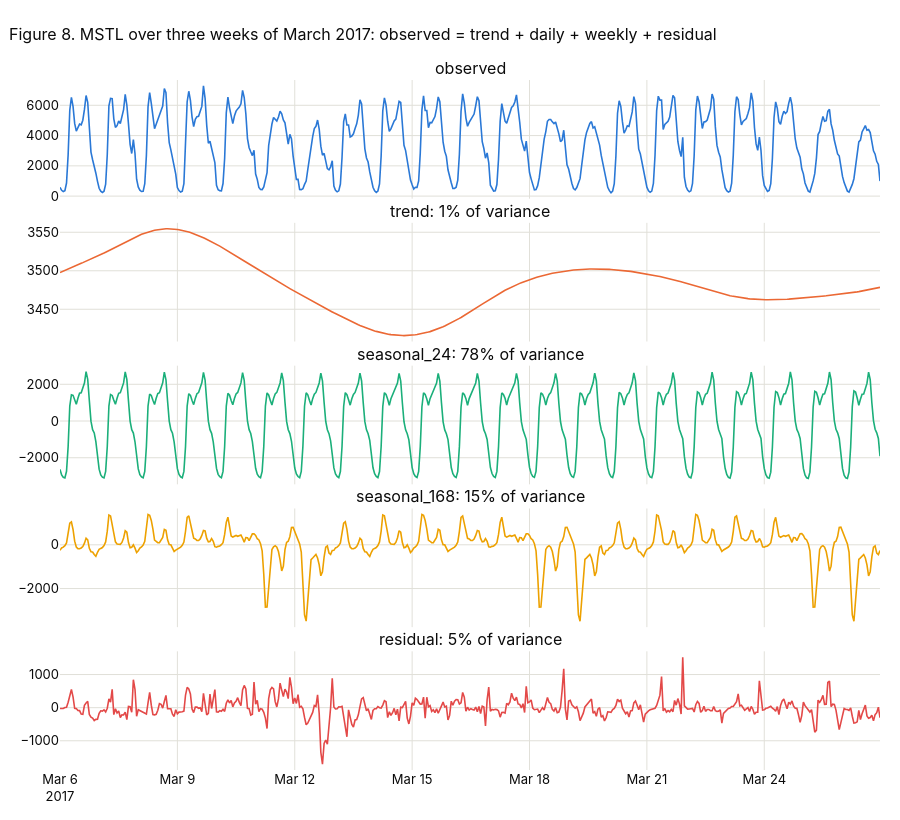

Notebook code for this chart:
### Code cell
recent = components.loc["2017-03-06":"2017-03-26"]   # three full weeks (Monday to Sunday) inside train
fig = make_subplots(rows=len(recent.columns), cols=1, shared_xaxes=True, vertical_spacing=0.035,
                    subplot_titles=[c + (f": {var_share[c]:.0f}% of variance" if c in var_share else "") for c in recent.columns])
for i, (c, color) in enumerate(zip(recent.columns, [BLUE, ORANGE, AQUA, YELLOW, RED]), start=1):
    fig.add_trace(go.Scatter(x=recent.index, y=recent[c], mode="lines", line=dict(color=color, width=1.6), showlegend=False,
                             hovertemplate="%{x|%a %d/%m %H:%M}: %{y:,.0f}<extra>" + c + "</extra>"), row=i, col=1)
show_fig(fig, "MSTL over three weeks of March 2017: observed = trend + daily + weekly + residual", "ts_mstl", height=820)

### Figure 1 — Plotly figure (JSON) as saved in the notebook; plotly's stock layout.template omitted (floating-point values rounded to 4 significant figures; data arrays with more than 128 entries replaced by an {"elided": "..."} marker saying what was removed)
{"data": [{"hovertemplate": "%{x|%a %d/%m %H:%M}: %{y:,.0f}<extra>observed</extra>", "line": {"color": "#2a78d6", "width": 1.6}, "mode": "lines", "showlegend": false, "type": "scatter", "x": {"elided": "504 str values"}, "xaxis": "x", "y": {"elided": "504 float values"}, "yaxis": "y"}, {"hovertemplate": "%{x|%a %d/%m %H:%M}: %{y:,.0f}<extra>trend</extra>", "line": {"color": "#eb6834", "width": 1.6}, "mode": "lines", "showlegend": false, "type": "scatter", "x": {"elided": "504 str values"}, "xaxis": "x2", "y": {"elided": "504 float values"}, "yaxis": "y2"}, {"hovertemplate": "%{x|%a %d/%m %H:%M}: %{y:,.0f}<extra>seasonal_24</extra>", "line": {"color": "#1baf7a", "width": 1.6}, "mode": "lines", "showlegend": false, "type": "scatter", "x": {"elided": "504 str values"}, "xaxis": "x3", "y": {"elided": "504 float values"}, "yaxis": "y3"}, {"hovertemplate": "%{x|%a %d/%m %H:%M}: %{y:,.0f}<extra>seasonal_168</extra>", "line": {"color": "#eda100", "width": 1.6}, "mode": "lines", "showlegend": false, "type": "scatter", "x": {"elided": "504 str values"}, "xaxis": "x4", "y": {"elided": "504 float values"}, "yaxis": "y4"}, {"hovertemplate": "%{x|%a %d/%m %H:%M}: %{y:,.0f}<extra>residual</extra>", "line": {"color": "#e34948", "width": 1.6}, "mode": "lines", "showlegend": false, "type": "scatter", "x": {"elided": "504 str values"}, "xaxis": "x5", "y": {"elided": "504 float values"}, "yaxis": "y5"}], "layout": {"annotations": [{"font": {"size": 16}, "showarrow": false, "text": "observed", "x": 0.5, "xanchor": "center", "xref": "paper", "y": 1.0, "yanchor": "bottom", "yref": "paper"}, {"font": {"size": 16}, "showarrow": false, "text": "trend: 1% of variance", "x": 0.5, "xanchor": "center", "xref": "paper", "y": 0.793, "yanchor": "bottom", "yref": "paper"}, {"font": {"size": 16}, "showarrow": false, "text": "seasonal_24: 78% of variance", "x": 0.5, "xanchor": "center", "xref": "paper", "y": 0.586, "yanchor": "bottom", "yref": "paper"}, {"font": {"size": 16}, "showarrow": false, "text": "seasonal_168: 15% of variance", "x": 0.5, "xanchor": "center", "xref": "paper", "y": 0.379, "yanchor": "bottom", "yref": "paper"}, {"font": {"size": 16}, "showarrow": false, "text": "residual: 5% of variance", "x": 0.5, "xanchor": "center", "xref": "paper", "y": 0.172, "yanchor": "bottom", "yref": "paper"}], "height": 820, "meta": {"name": "ts_mstl"}, "title": {"text": "Figure 8. MSTL over three weeks of March 2017: observed = trend + daily + weekly + residual"}, "xaxis": {"anchor": "y", "domain": [0.0, 1.0], "matches": "x5", "showticklabels": false}, "xaxis2": {"anchor": "y2", "domain": [0.0, 1.0], "matches": "x5", "showticklabels": false}, "xaxis3": {"anchor": "y3", "domain": [0.0, 1.0], "matches": "x5", "showticklabels": false}, "xaxis4": {"anchor": "y4", "domain": [0.0, 1.0], "matches": "x5", "showticklabels": false}, "xaxis5": {"anchor": "y5", "domain": [0.0, 1.0]}, "yaxis": {"anchor": "x", "domain": [0.828, 1.0]}, "yaxis2": {"anchor": "x2", "domain": [0.621, 0.793]}, "yaxis3": {"anchor": "x3", "domain": [0.414, 0.586]}, "yaxis4": {"anchor": "x4", "domain": [0.207, 0.379]}, "yaxis5": {"anchor": "x5", "domain": [0.0, 0.172]}}}
